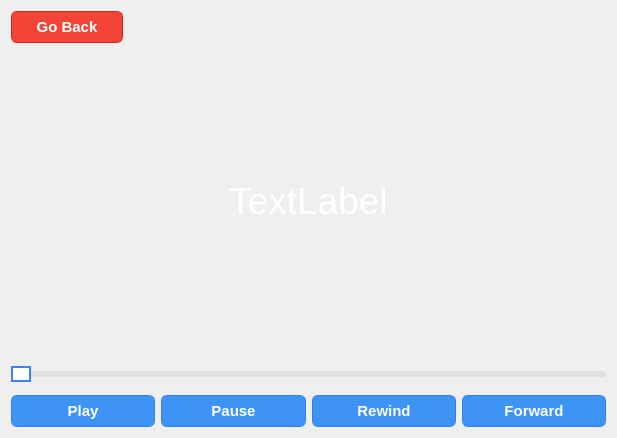
<?xml version="1.0" encoding="UTF-8"?>
<ui version="4.0">
 <class>musicplayer</class>
 <widget class="QWidget" name="musicplayer">
  <property name="geometry">
   <rect>
    <x>0</x>
    <y>0</y>
    <width>617</width>
    <height>438</height>
   </rect>
  </property>
  <property name="windowTitle">
   <string>Form</string>
  </property>
  <property name="styleSheet">
   <string notr="true">#musicplayer {
	border-image: url(:/bg/metro.jpg) 0 0 0 0 stretch stretch;
}</string>
  </property>
  <layout class="QVBoxLayout" name="verticalLayout">
   <item>
    <layout class="QHBoxLayout" name="horizontalLayout_2">
     <item>
      <widget class="QPushButton" name="back">
       <property name="sizePolicy">
        <sizepolicy hsizetype="Fixed" vsizetype="Fixed">
         <horstretch>0</horstretch>
         <verstretch>0</verstretch>
        </sizepolicy>
       </property>
       <property name="styleSheet">
        <string notr="true">QPushButton {
	box-shadow:inset 0px 1px 0px 0px #f5978e;
	background:linear-gradient(to bottom, #f24537 5%, #c62d1f 100%);
	background-color:#f24537;
	border-radius:6px;
	border:1px solid #d02718;
	display:inline-block;
	cursor:pointer;
	color:#ffffff;
	font-family:Arial;
	font-size:15px;
	font-weight:bold;
	padding:6px 24px;
	text-decoration:none;
	text-shadow:0px 1px 0px #810e05;
}
QPushButton:hover {
	background:linear-gradient(to bottom, #c62d1f 5%, #f24537 100%);
	background-color:#c62d1f;
}
QPushButton:active {
	position:relative;
	top:1px;
}</string>
       </property>
       <property name="text">
        <string>Go Back</string>
       </property>
       <property name="autoDefault">
        <bool>false</bool>
       </property>
       <property name="default">
        <bool>false</bool>
       </property>
       <property name="flat">
        <bool>false</bool>
       </property>
      </widget>
     </item>
     <item>
      <spacer name="horizontalSpacer">
       <property name="orientation">
        <enum>Qt::Horizontal</enum>
       </property>
       <property name="sizeHint" stdset="0">
        <size>
         <width>40</width>
         <height>20</height>
        </size>
       </property>
      </spacer>
     </item>
    </layout>
   </item>
   <item>
    <layout class="QHBoxLayout" name="horizontalLayout_4">
     <item>
      <widget class="QLabel" name="label">
       <property name="font">
        <font>
         <family>Segoe UI</family>
         <pointsize>28</pointsize>
        </font>
       </property>
       <property name="layoutDirection">
        <enum>Qt::LeftToRight</enum>
       </property>
       <property name="styleSheet">
        <string notr="true">QLabel {
	background: transparent;
	color: rgb(255, 255, 255);
}</string>
       </property>
       <property name="text">
        <string>TextLabel</string>
       </property>
       <property name="alignment">
        <set>Qt::AlignCenter</set>
       </property>
      </widget>
     </item>
    </layout>
   </item>
   <item>
    <widget class="QSlider" name="horizontalSlider">
     <property name="styleSheet">
      <string notr="true">/* The base slider container */
QSlider:horizontal {
    background: transparent;
    height: 30px;
}

/* The track / background bar */
QSlider::groove:horizontal {
    border: none;
    height: 6px;
    background: #E0E0E0;
    border-radius: 3px;
}

/* The progress bar area (left of the handle) */
QSlider::sub-page:horizontal {
    background: #3B82F6;
    border-radius: 3px;
}

/* The unselected bar area (right of the handle) */
QSlider::add-page:horizontal {
    background: #E0E0E0;
    border-radius: 3px;
}

/* The sliding knob / handle */
QSlider::handle:horizontal {
    background: #FFFFFF;
    border: 2px solid #3B82F6;
    width: 16px;
    height: 16px;
    margin: -5px 0px; /* Centers a 16px handle over a 6px groove */
    border-radius: 9px; /* Half of width/height + border to make it a circle */
}

/* Handle behavior when hovered */
QSlider::handle:horizontal:hover {
    background: #3B82F6;
    border: 2px solid #2563EB;
}

/* Handle behavior when dragged */
QSlider::handle:horizontal:pressed {
    background: #1D4ED8;
    border: 2px solid #1E40AF;
}
</string>
     </property>
     <property name="orientation">
      <enum>Qt::Horizontal</enum>
     </property>
    </widget>
   </item>
   <item>
    <layout class="QHBoxLayout" name="horizontalLayout_3">
     <item>
      <widget class="QPushButton" name="play">
       <property name="styleSheet">
        <string notr="true">QPushButton {
    box-shadow:inset 0px 1px 0px 0px #97c4fe;
	background:linear-gradient(to bottom, #3d94f6 5%, #1e62d0 100%);
	background-color:#3d94f6;
	border-radius:6px;
	border:1px solid #337fed;
	display:inline-block;
	cursor:pointer;
	color:#ffffff;
	font-family:Arial;
	font-size:15px;
	font-weight:bold;
	padding:6px 24px;
	text-decoration:none;
	text-shadow:0px 1px 0px #1570cd;
}

QPushButton:hover {
	background:linear-gradient(to bottom, #1e62d0 5%, #3d94f6 100%);
	background-color:#1e62d0;
}

QPushButton:active {
	position:relative;
	top:1px;
}</string>
       </property>
       <property name="text">
        <string>Play</string>
       </property>
      </widget>
     </item>
     <item>
      <widget class="QPushButton" name="pause">
       <property name="styleSheet">
        <string notr="true">QPushButton {
    box-shadow:inset 0px 1px 0px 0px #97c4fe;
	background:linear-gradient(to bottom, #3d94f6 5%, #1e62d0 100%);
	background-color:#3d94f6;
	border-radius:6px;
	border:1px solid #337fed;
	display:inline-block;
	cursor:pointer;
	color:#ffffff;
	font-family:Arial;
	font-size:15px;
	font-weight:bold;
	padding:6px 24px;
	text-decoration:none;
	text-shadow:0px 1px 0px #1570cd;
}

QPushButton:hover {
	background:linear-gradient(to bottom, #1e62d0 5%, #3d94f6 100%);
	background-color:#1e62d0;
}

QPushButton:active {
	position:relative;
	top:1px;
}</string>
       </property>
       <property name="text">
        <string>Pause</string>
       </property>
      </widget>
     </item>
     <item>
      <widget class="QPushButton" name="rewind">
       <property name="styleSheet">
        <string notr="true">QPushButton {
    box-shadow:inset 0px 1px 0px 0px #97c4fe;
	background:linear-gradient(to bottom, #3d94f6 5%, #1e62d0 100%);
	background-color:#3d94f6;
	border-radius:6px;
	border:1px solid #337fed;
	display:inline-block;
	cursor:pointer;
	color:#ffffff;
	font-family:Arial;
	font-size:15px;
	font-weight:bold;
	padding:6px 24px;
	text-decoration:none;
	text-shadow:0px 1px 0px #1570cd;
}

QPushButton:hover {
	background:linear-gradient(to bottom, #1e62d0 5%, #3d94f6 100%);
	background-color:#1e62d0;
}

QPushButton:active {
	position:relative;
	top:1px;
}</string>
       </property>
       <property name="text">
        <string>Rewind</string>
       </property>
      </widget>
     </item>
     <item>
      <widget class="QPushButton" name="forward">
       <property name="styleSheet">
        <string notr="true">QPushButton {
    box-shadow:inset 0px 1px 0px 0px #97c4fe;
	background:linear-gradient(to bottom, #3d94f6 5%, #1e62d0 100%);
	background-color:#3d94f6;
	border-radius:6px;
	border:1px solid #337fed;
	display:inline-block;
	cursor:pointer;
	color:#ffffff;
	font-family:Arial;
	font-size:15px;
	font-weight:bold;
	padding:6px 24px;
	text-decoration:none;
	text-shadow:0px 1px 0px #1570cd;
}

QPushButton:hover {
	background:linear-gradient(to bottom, #1e62d0 5%, #3d94f6 100%);
	background-color:#1e62d0;
}

QPushButton:active {
	position:relative;
	top:1px;
}</string>
       </property>
       <property name="text">
        <string>Forward</string>
       </property>
      </widget>
     </item>
    </layout>
   </item>
  </layout>
 </widget>
 <resources/>
 <connections>
  <connection>
   <sender>back</sender>
   <signal>clicked()</signal>
   <receiver>musicplayer</receiver>
   <slot>close()</slot>
   <hints>
    <hint type="sourcelabel">
     <x>37</x>
     <y>66</y>
    </hint>
    <hint type="destinationlabel">
     <x>-5</x>
     <y>90</y>
    </hint>
   </hints>
  </connection>
 </connections>
</ui>
